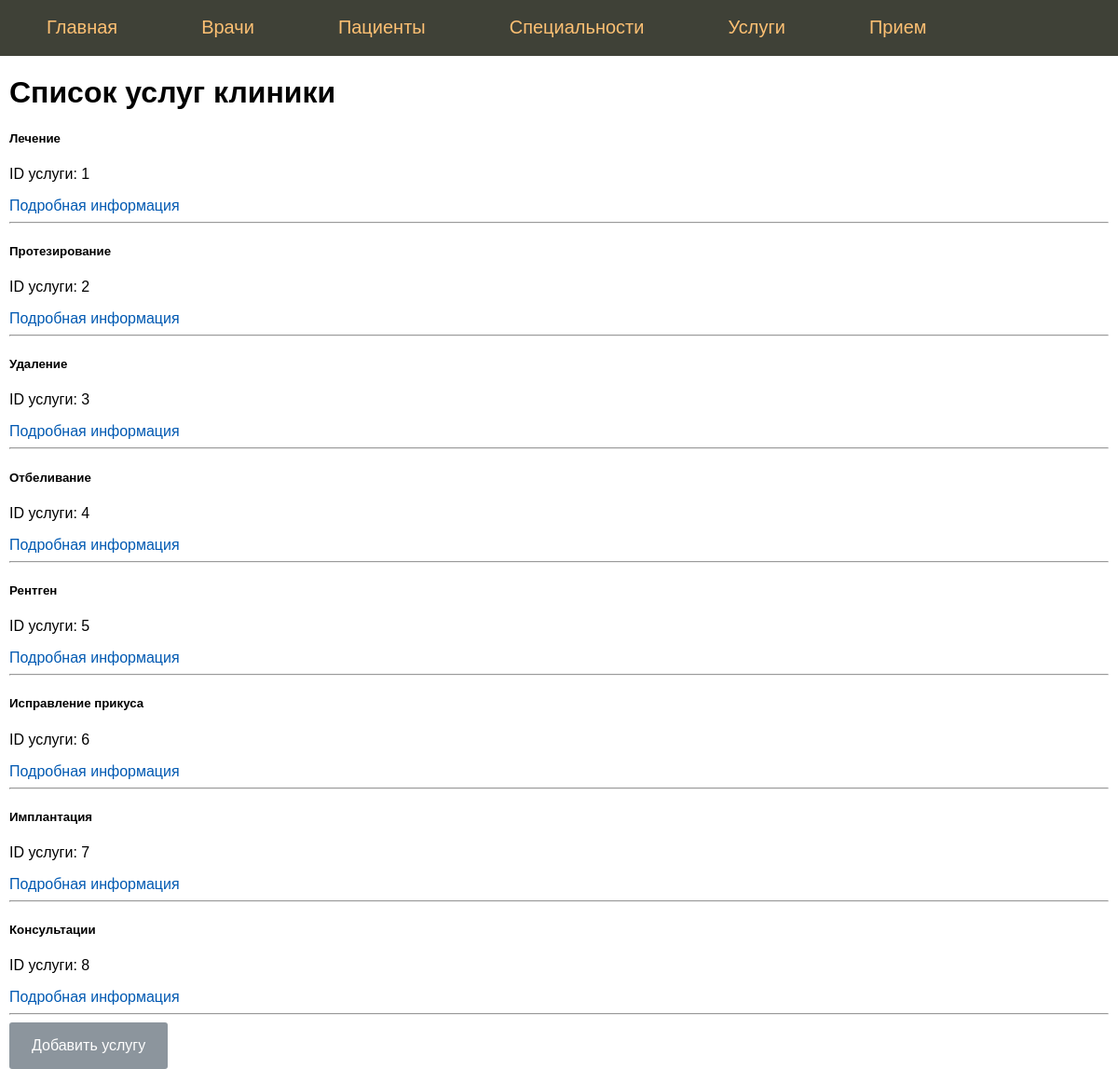
/services, run on the app's committed database.
### app.py (models this page shows, shortened)
class Services(db.Model):
    id = db.Column(db.Integer, primary_key=True)
    name = db.Column(db.String(50), unique=True, nullable=False)
    description = db.Column(db.String(200), nullable=False)
    price = db.Column(db.Integer, nullable=False)
    serv = db.relationship('Appointments', backref='services', uselist=False)

### app.py (the view)
@app.route("/services")
def show_services():
    services = Services.query.order_by(Services.id).all()
    return render_template('services.html', title="Услуги", services=services)

### templates/services.html
{% extends 'layout.html' %}
{% block content %}
<h1>Список услуг клиники</h1>
{% for s in services %}
<div>
    <h5>{{s.name}}</h5>
    <p>ID услуги: {{s.id}}</p>
    <a href="/services/{{s.id}}">Подробная информация</a>
    <hr>
</div>
{% endfor %}
<a class="btn-create" href="/create-service">Добавить услугу</a>
{% endblock %}

### static/css/styles.css (style rules this page uses)
html, body { font-family: 'Arial'; margin: 0; padding: 0; height: 100%; width: 100%; }
.btn-create { display: inline-block; background: #8C959D; color: #fff; padding: 1rem 1.5rem; text-decoration: none; border-radius: 3px; }
a { color: #0059b2; text-decoration: none; }

### data on the page
Services: name "Лечение", id "1"
Services: name "Протезирование", id "2"
Services: name "Удаление", id "3"
Services: name "Отбеливание", id "4"
Services: name "Рентген", id "5"
Services: name "Исправление прикуса", id "6"
Services: name "Имплантация", id "7"
Services: name "Консультации", id "8"
